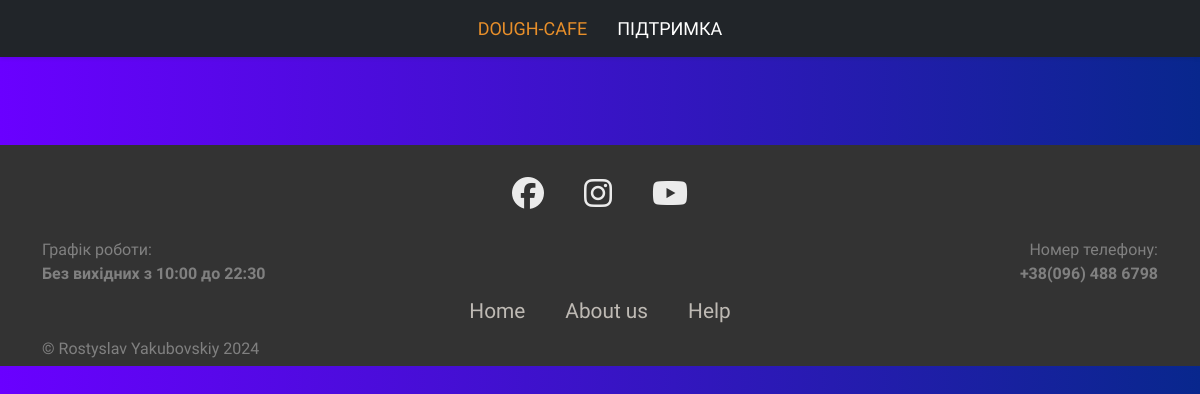
Before: /category/2 with the older database file.
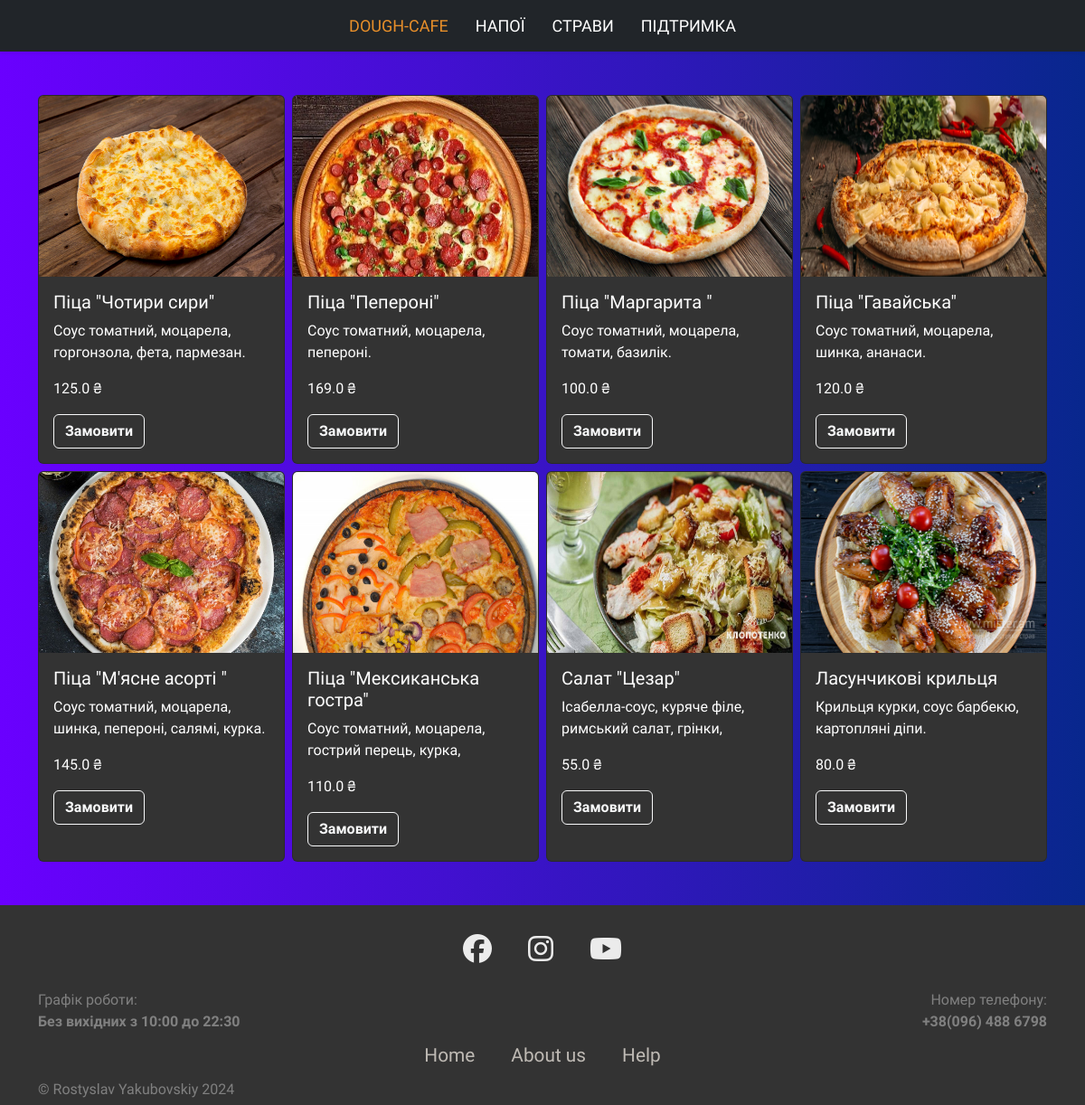
After: the same page with the newer database file.
### tables this page shows
CREATE TABLE "categories" (
	"id"	INTEGER,
	"title"	TEXT NOT NULL, img TEXT,
	PRIMARY KEY("id" AUTOINCREMENT)
);

CREATE TABLE "products" (
	"id"	INTEGER,
	"title"	TEXT NOT NULL,
	"description"	TEXT,
	"image"	TEXT,
	"price"	REAL NOT NULL,
	"category_id"	INTEGER,
	"size"	TEXT DEFAULT 'Middle',
	FOREIGN KEY("category_id") REFERENCES "categories"("id"),
	PRIMARY KEY("id" AUTOINCREMENT)
);

### app.py (the view)
@app.route("/category/<category_id>")
def products_by_categories(category_id):
    categories = db.get_all_categories()
    products = db.get_products_by_category(int(category_id))
    return render_template("category_product.html",categories=categories,products = products)

### sql_queries.py (called while the page is built)
    def open(self):
        self.conn = sqlite3.connect(self.dbname) # підключаємося до бази данних
        self.cursor = self.conn.cursor()#створюємо курсор

    def close(self):
        self.cursor.close()
        self.conn.close()# закриваємо все в кінці коду

    def get_products_by_category(self,category_id):
        self.open()
        self.cursor.execute("SELECT * FROM products WHERE category_id=(?)",[category_id])
        data = self.cursor.fetchall()
        self.close()
        return data

    def get_all_categories(self):
        self.open()
        self.cursor.execute("SELECT * FROM categories")
        data = self.cursor.fetchall()
        self.close()
        return data

### templates/category_product.html
{% extends 'base.html' %}
{% block content %}
<div class="container my-5">
  <div class="row row-cols-1 row-cols-md-2 row-cols-lg-3 row-cols-xl-4 g-2">
      {% for product in products %}
        <div class = "col">
        {% include 'post_card.html' %}
      </div>
      {% endfor %}
  </div>
</div>
{% endblock content %}

### templates/menu.html (shortened to what this page needs)
  <nav class="navbar navbar-expand-lg bg-dark navbar-dark shadow-sm py-3 py-lg-0 px-3 px-lg-0">
    <div class="collapse navbar-collapse" id="navbarCollapse">
        <div class="navbar-nav ms-auto mx-lg-auto py-0">
            <a href="/" class="nav-item nav-link active">Dough-Cafe</a>
          {% for category in categories %}
          <li class="nav-item">
            <a class="nav-link" href="{{ url_for('products_by_categories', category_id=category[0]) }}">{{category[1]}}</a>
          </li>
          {% endfor %}
            <a href="{{ url_for('support') }}" class="nav-item nav-link">Підтримка</a>
        </div>
    </div>
</nav>

### templates/post_card.html
<div class="card h-100 dark-card" style="max-width: 25rem; min-height: 20rem;">
  <div class="overflow-y-hidden" style="max-height: 200px;">
    <img   style="min-height: 200px;"  src="{{ url_for('static', filename='img/'+product[3]) }}" class="card-img-top" alt="...">
  </div>
    <div class="card-body">
      <h5 class="card-title">{{product[1]}}</h5>
      <p class="card-text overflow-y-hidden price" style ="height: 3rem">{{product[2]}}</p>
      <p class="card-text price  my-3" <b>{{product[4]}} ₴</b></p>
      <a href= "{{ url_for('order', product_id=product[0]) }}" class="btn btn-outline-light">Замовити</a>
    </div>
  </div>

Changed rows visible on the page:
added categories: title "НАПОЇ"
added categories: title "СТРАВИ"
now on this page (row edited): products: image (picture), title "Піца \"Чотири сири\"", description "Соус томатний, моцарела, горгонзола, фета, пармезан.", price "125.0"
now on this page (row edited): products: image (picture), title "Піца \"Пепероні\"", description "Соус томатний, моцарела, пепероні.", price "169.0"
now on this page (row edited): products: image (picture), title "Піца \"Маргарита \"", description "Соус томатний, моцарела, томати, базилік.", price "100.0"
now on this page (row edited): products: image (picture), title "Піца \"Гавайська\"", description "Соус томатний, моцарела, шинка, ананаси.", price "120.0"
now on this page (row edited): products: image (picture), title "Піца \"М'ясне асорті \"", description "Соус томатний, моцарела, шинка, пепероні, салямі, курка.", price "145.0"
now on this page (row edited): products: image (picture), title "Піца \"Мексиканська гостра\"", description "Соус томатний, моцарела, гострий перець, курка,…", price "110.0"
now on this page (row edited): products: image (picture), title "Салат \"Цезар\"", description "Ісабелла-соус, куряче філе, римський салат, грінки,…", price "55.0"
now on this page (row edited): products: image (picture), title "Ласунчикові крильця", description "Крильця курки, соус барбекю, картопляні діпи.", price "80.0"
